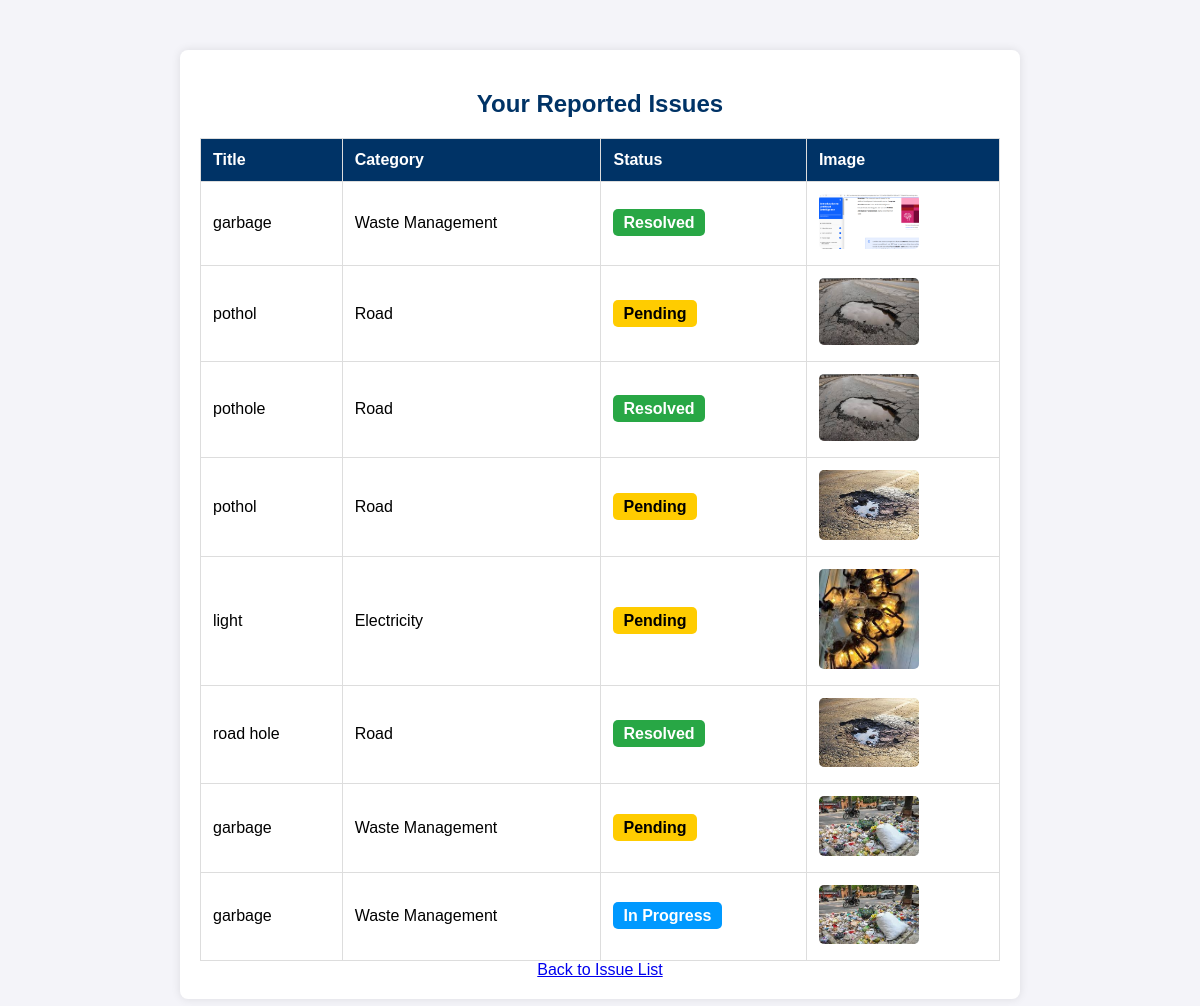
The page /issues/my-issues/ on the database its author committed.
### reports/models.py (models this page shows, shortened)
class Issue(models.Model):
    CATEGORY_CHOICES = [
        ('Road', 'Road'),
        ('Electricity', 'Electricity'),
        ('Water', 'Water'),
        ('Internet', 'Internet'),
        ('Public Transport', 'Public Transport'),
        ('Waste Management', 'Waste Management'),
        ('Other', 'Other'),
    ]
    STATUS_CHOICES = [
        ('Pending', 'Pending'),
        ('In Progress', 'In Progress'),
        ('Resolved', 'Resolved'),
        ('Sent to Government', 'Sent to Government'),
    ]
    title = models.CharField(max_length=255)
    description = models.TextField()
    category = models.CharField(max_length=50, choices=CATEGORY_CHOICES, default='Other')
    location = models.CharField(max_length=255, blank=True, default="")  # Allow empty location
    image = models.ImageField(upload_to='issue_images/', null=True, blank=True)
    status = models.CharField(max_length=30, choices=STATUS_CHOICES, default='Pending')
    votes_count = models.IntegerField(default=0)
    user = models.ForeignKey(User, on_delete=models.CASCADE, null=True, blank=True)  # Allow anonymous reporting
    lat = models.FloatField(null=True, blank=True)  # Latitude
    lng = models.FloatField(null=True, blank=True)  # Longitude
    created_at = models.DateTimeField(auto_now_add=True)
    token = models.CharField(max_length=255, default=uuid.uuid4, unique=True)  # Add a token field

### reports/views.py (the view)
# urls.py: path('my-issues/', user_issues, name='user_issues'),
def user_issues(request):
    if request.user.is_authenticated:
        issues = Issue.objects.filter(user=request.user)  # Only get issues where user matches
        return render(request, 'reports/user_issues.html', {'issues': issues})
    else:
        issues = Issue.objects.filter(user__isnull=True)  # Get issues reported by anonymous users
        return render(request, 'reports/user_issues.html', {'issues': issues})

### reports/templates/reports/user_issues.html (shortened to what this page needs)
<!DOCTYPE html>
<html lang="en">
<head>
</head>
<body>
    <div class="container">
        <h2>Your Reported Issues</h2>
        {% if issues %}
            <table>
                <tr>
                    <th>Title</th>
                    <th>Category</th>
                    <th>Status</th>
                    <th>Image</th>
                </tr>
                {% for issue in issues %}
                <tr>
                    <td>{{ issue.title }}</td>
                    <td>{{ issue.category }}</td>
                    <td>
                        <span class="status
                            {% if issue.status == 'Pending' %}pending
                            {% elif issue.status == 'In Progress' %}in-progress
                            {% elif issue.status == 'Resolved' %}resolved{% endif %}">
                            {{ issue.status }}
                        </span>
                    </td>
                    <td>
                        {% if issue.image %}
                            <img src="{{ issue.image.url }}" alt="Issue Image" class="issue-image">
                        {% else %}
                            No Image
                        {% endif %}
                    </td>
                </tr>
                {% endfor %}
            </table>
        {% else %}
            <p>You have not reported any issues yet.</p>
            <a href="{% url 'report_issue' %}">Report An Issue</a><br><br>
        {% endif %}
        <a href="{% url 'issue_list' %}" class="button">Back to Issue List</a>
    </div>
</body>
</html>

### reports/templates/reports/user_issues.html (style rules this page uses)
body { font-family: Arial, sans-serif; background-color: #f4f4f9; margin: 0; padding: 0; }
.container { max-width: 800px; margin: 50px auto; padding: 20px; background: white; border-radius: 8px; box-shadow: 0px 0px 10px rgba(0, 0, 0, 0.1); text-align: center; }
h2 { color: #003366; margin-bottom: 20px; }
table { width: 100%; border-collapse: collapse; margin-top: 20px; }
th, td { padding: 12px; border: 1px solid #ddd; text-align: left; }
th { background-color: #003366; color: white; }
.status { font-weight: bold; padding: 5px 10px; border-radius: 5px; }
.pending { background-color: #ffcc00; color: black; }
.in-progress { background-color: #0099ff; color: white; }
.resolved { background-color: #28a745; color: white; }
.issue-image { max-width: 100px; height: auto; border-radius: 5px; }

### rows shown on the page
Issue: title "garbage", category "Waste Management", status "Resolved", image (picture)
Issue: title "pothol", category "Road", status "Pending", image (picture)
Issue: title "pothole", category "Road", status "Resolved", image (picture)
Issue: title "pothol", category "Road", status "Pending", image (picture)
Issue: title "light", category "Electricity", status "Pending", image (picture)
Issue: title "road hole", category "Road", status "Resolved", image (picture)
Issue: title "garbage", category "Waste Management", status "Pending", image (picture)
Issue: title "garbage", category "Waste Management", status "In Progress", image (picture)
